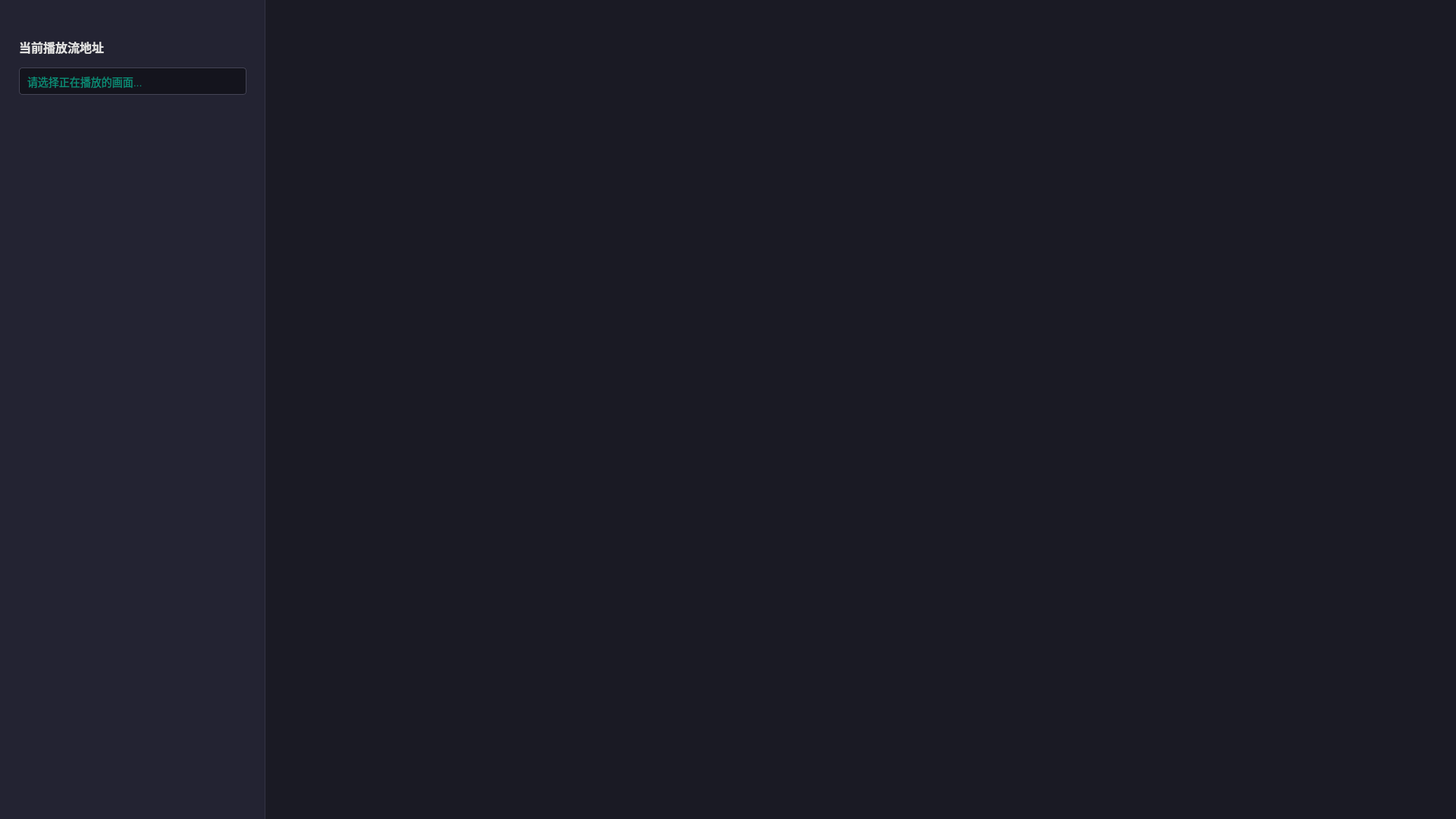
<?xml version="1.0" encoding="UTF-8"?>
<ui version="4.0">
    <class>ClientWindow</class>
    <widget class="QWidget" name="ClientWindow">
        <property name="geometry">
            <rect>
                <x>0</x>
                <y>0</y>
                <width>1920</width>
                <height>1080</height>
            </rect>
        </property>
        <property name="windowTitle">
            <string>StreamClient - 监控系统</string>
        </property>
        <property name="styleSheet">
            <string>
                /* 整体背景 */
                QWidget#ClientWindow { background-color: #1A1A24; }

                /* 左侧控制面板背景 */
                QWidget#leftPanel {
                background-color: #232332;
                border-right: 1px solid #333344;
                }

                /* 文本标签样式 */
                QLabel {
                color: #E0E0E0;
                font-family: "Microsoft YaHei";
                font-size: 16px;
                font-weight: bold;
                }

                /* 输入框样式 */
                QLineEdit {
                background-color: #14141D;
                color: #00FFCC;
                border: 1px solid #444455;
                border-radius: 4px;
                padding: 8px;
                font-family: Consolas, "Microsoft YaHei";
                font-size: 14px;
                }
                QLineEdit:focus {
                border: 1px solid #00FFCC;
                }

                /*
                右侧视频窗口通用样式：
                使用 2px 的暗色描边，确保与选中时的边框宽度一致，防止视频画面被挤压缩放。
                如果你发现画面边缘仍然被遮挡，可以取消下方 padding 的注释。
                */
                QWidget[videoBox="true"] {
                background-color: #000000;
                border: 2px solid #232332;
                /* padding: 2px; */
                }

                /* 视频窗口选中高亮状态：只改变描边颜色，不改变其他属性以防影响播放器渲染 */
                QWidget[videoBox="true"][selected="true"] {
                border: 2px solid #00FFCC;
                }
            </string>
        </property>

        <layout class="QHBoxLayout" name="mainLayout">
            <property name="spacing">
                <number>0</number>
            </property>
            <property name="leftMargin">
                <number>0</number>
            </property>
            <property name="topMargin">
                <number>0</number>
            </property>
            <property name="rightMargin">
                <number>0</number>
            </property>
            <property name="bottomMargin">
                <number>0</number>
            </property>

            <!-- 左侧面板 -->
            <item>
                <widget class="QWidget" name="leftPanel">
                    <property name="minimumSize">
                        <size>
                            <width>350</width>
                            <height>0</height>
                        </size>
                    </property>
                    <property name="maximumSize">
                        <size>
                            <width>350</width>
                            <height>16777215</height>
                        </size>
                    </property>
                    <layout class="QVBoxLayout" name="verticalLayout">
                        <property name="spacing">
                            <number>15</number>
                        </property>
                        <property name="leftMargin">
                            <number>25</number>
                        </property>
                        <property name="topMargin">
                            <number>50</number>
                        </property>
                        <property name="rightMargin">
                            <number>25</number>
                        </property>
                        <property name="bottomMargin">
                            <number>30</number>
                        </property>
                        <item>
                            <widget class="QLabel" name="lblTitle">
                                <property name="text">
                                    <string>当前播放流地址</string>
                                </property>
                            </widget>
                        </item>
                        <item>
                            <widget class="QLineEdit" name="input">
                                <property name="placeholderText">
                                    <string>请选择正在播放的画面...</string>
                                </property>
                            </widget>
                        </item>
                        <item>
                            <spacer name="verticalSpacer">
                                <property name="orientation">
                                    <enum>Qt::Vertical</enum>
                                </property>
                                <property name="sizeHint" stdset="0">
                                    <size>
                                        <width>20</width>
                                        <height>40</height>
                                    </size>
                                </property>
                            </spacer>
                        </item>
                    </layout>
                </widget>
            </item>

            <!-- 右侧九宫格视频区域 -->
            <item>
                <widget class="QWidget" name="rightPanel">
                    <layout class="QGridLayout" name="gridLayout">
                        <!-- 减小外边距 -->
                        <property name="leftMargin">
                            <number>4</number>
                        </property>
                        <property name="topMargin">
                            <number>4</number>
                        </property>
                        <property name="rightMargin">
                            <number>4</number>
                        </property>
                        <property name="bottomMargin">
                            <number>4</number>
                        </property>
                        <!-- 减小九个框之间的间隔，从 15 改为 2，显得紧密 -->
                        <property name="spacing">
                            <number>2</number>
                        </property>
                        <!-- 第一行 -->
                        <item row="0" column="0"><widget class="VideoWidget" name="video_1"><property name="videoBox" stdset="0"><bool>true</bool></property></widget></item>
                        <item row="0" column="1"><widget class="VideoWidget" name="video_2"><property name="videoBox" stdset="0"><bool>true</bool></property></widget></item>
                        <item row="0" column="2"><widget class="VideoWidget" name="video_3"><property name="videoBox" stdset="0"><bool>true</bool></property></widget></item>
                        <!-- 第二行 -->
                        <item row="1" column="0"><widget class="VideoWidget" name="video_4"><property name="videoBox" stdset="0"><bool>true</bool></property></widget></item>
                        <item row="1" column="1"><widget class="VideoWidget" name="video_5"><property name="videoBox" stdset="0"><bool>true</bool></property></widget></item>
                        <item row="1" column="2"><widget class="VideoWidget" name="video_6"><property name="videoBox" stdset="0"><bool>true</bool></property></widget></item>
                        <!-- 第三行 -->
                        <item row="2" column="0"><widget class="VideoWidget" name="video_7"><property name="videoBox" stdset="0"><bool>true</bool></property></widget></item>
                        <item row="2" column="1"><widget class="VideoWidget" name="video_8"><property name="videoBox" stdset="0"><bool>true</bool></property></widget></item>
                        <item row="2" column="2"><widget class="VideoWidget" name="video_9"><property name="videoBox" stdset="0"><bool>true</bool></property></widget></item>
                    </layout>
                </widget>
            </item>
        </layout>
    </widget>
    <customwidgets>
        <customwidget>
            <class>VideoWidget</class>
            <extends>QWidget</extends>
            <header>widget/videoWidget.h</header>
        </customwidget>
    </customwidgets>
    <resources/>
    <connections/>
</ui>
